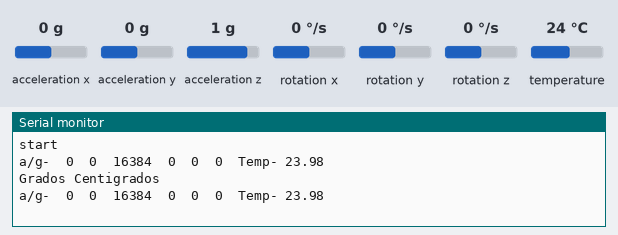
Simulated run of this sketch. Board: ESP8266 (NodeMCU). Parts: the last lines printed to the serial monitor. The test bench sets the inputs (shaded band); at power-on: acceleration x 0 g, acceleration y 0 g, acceleration z 1 g, rotation x 0 °/s, rotation y 0 °/s, rotation z 0 °/s, temperature 24 °C.

Above: at 2.7 s.
2.8 s: acceleration x set to -1.4 g
At 4.1 s:
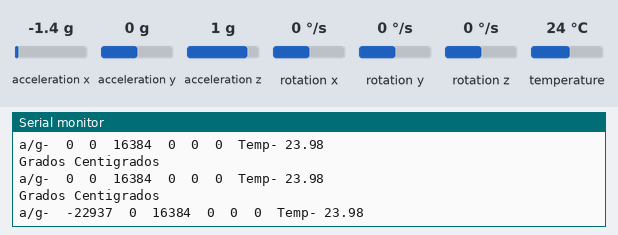
4.3 s: acceleration y set to -1.4 g
At 5.6 s:
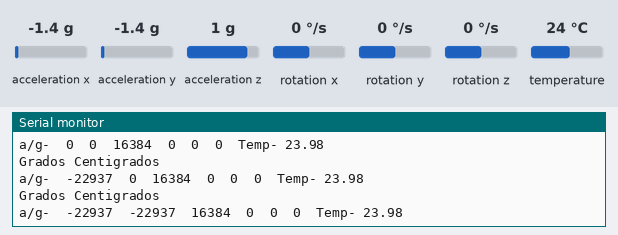
5.8 s: acceleration z set to -1.4 g
At 6.7 s:
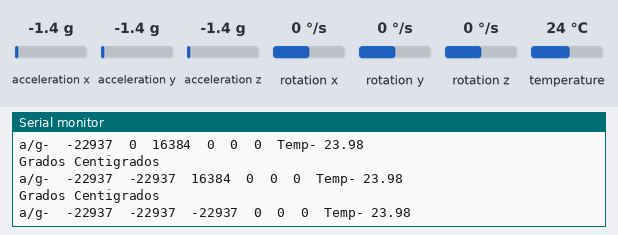
7.3 s: rotation x set to -192 °/s
At 8.6 s:
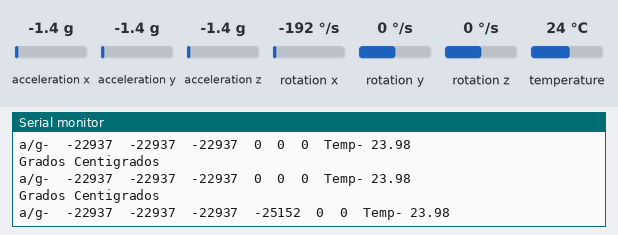
8.8 s: rotation y set to -192 °/s
At 9.7 s:
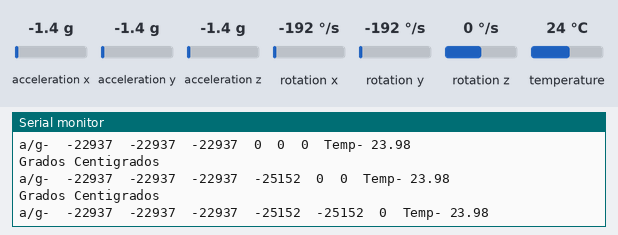

Measured:
- after the input at 2.8 s, the serial monitor: prints a new line after 0.92 s (image 1)
- after the input at 4.3 s, the serial monitor: prints a new line after 0.52 s (image 2)
- after the input at 5.8 s, the serial monitor: prints a new line after 0.12 s (image 3)
- after the input at 7.3 s, the serial monitor: prints a new line after 0.83 s (image 4)
- after the input at 8.8 s, the serial monitor: prints a new line after 0.44 s (image 5)

The sketch:

motionsensor.ino
```cpp
//#include <PubSubClient.h>

#include "Arduino.h"
#include "MPU6050.h"
#include "Wire.h"
#include "I2Cdev.h"
#include <UbidotsESPMQTT.h>

/****************************************
  Include Libraries
****************************************/
#include "UbidotsESPMQTT.h"
//#include <OneWire.h>
//#include <DallasTemperature.h>

/****************************************
  Define Constants and Instances
****************************************/
#define TOKEN "BBFF-MOKqBFugZOwNb0qigyN9NTji6iKQ5k" // Your Ubidots TOKEN
#define WIFINAME "T" // Your SSID
#define WIFIPASS "sahijwani" // Your Wifi Pass
#define MQTTCLIENTNAME "Tanish" // Your MQTT Client Name, it must be unique so we recommend to choose a random ASCCI name
Ubidots client(TOKEN, MQTTCLIENTNAME);

// Pin Definitions
void callback(char* topic, byte* payload, unsigned int length) {
  Serial.print("Message arrived [");
  Serial.print(topic);
  Serial.print("] ");
  for (int i = 0; i < length; i++) {
    Serial.print((char)payload[i]);
  }
  Serial.println();
}


// Global variables and defines
int16_t mpu6050Ax, mpu6050Ay, mpu6050Az;
int16_t mpu6050Gx, mpu6050Gy, mpu6050Gz;
// object initialization
MPU6050 mpu6050;


// define vars for testing menu
//const int timeout = 10000;       //define timeout of 10 sec
//char menuOption = 0;
//long time0;

// Setup the essentials for your circuit to work. It runs first every time your circuit is powered with electricity.
void setup()
{
  Serial.begin(9600);
  client.wifiConnection(WIFINAME, WIFIPASS);
  //sensors.begin();
 client.begin(callback);
    // Setup Serial which is useful for debugging
    // Use the Serial Monitor to view printed messages
    //Serial.begin(9600);
    //while (!Serial) ; // wait for serial port to connect. Needed for native USB
    Serial.println("start");

    Wire.begin();
    mpu6050.initialize();
    //menuOption = menu();

}

// Main logic of your circuit. It defines the interaction between the components you selected. After setup, it runs over and over again, in an eternal loop.
void loop()
{if (!client.connected()) {
    client.reconnect();
  }

  //sensors.requestMotion();


    //if(menuOption == '1') {
    // SparkFun MPU-6050 - Accelerometer and Gyro - Test Code
    mpu6050.getMotion6(&mpu6050Ax, &mpu6050Ay, &mpu6050Az, &mpu6050Gx, &mpu6050Gy, &mpu6050Gz);   //read accelerometer and gyroscope raw data in three axes
    double mpu6050Temp = ((double)mpu6050.getTemperature() + 12412.0) / 340.0;
    Serial.print("a/g-\t");
    Serial.print(mpu6050Ax); Serial.print("\t");
    Serial.print(mpu6050Ay); Serial.print("\t");
    Serial.print(mpu6050Az); Serial.print("\t");
    Serial.print(mpu6050Gx); Serial.print("\t");
    Serial.print(mpu6050Gy); Serial.print("\t");
    Serial.print(mpu6050Gz); Serial.print("\t");
    Serial.print(F("Temp- "));
    Serial.println(mpu6050Temp);
    delay(100);
client.add("motion123",mpu6050Ay);
  //Insert your variable Labels and the value to be sent
  delay(1000);
  Serial.println("Grados Centigrados");
  client.ubidotsPublish("control");
  client.loop();
    }

    //if (millis() - time0 > timeout)
    //{/
       // menuOption = menu();
    //}


// Menu function for selecting the components to be tested
// Follow serial monitor for instrcutions
/*char menu()
{

    //Serial.println(F("\nWhich component would you like to test?"));
    //Serial.println(F("(1) SparkFun MPU-6050 - Accelerometer and Gyro"));
///Serial.println(F("(menu) send anything else or press on board reset button\n"));
    while (!Serial.available());

    // Read data from serial monitor if received
    while (Serial.available())
    {
        char c = Serial.read();
        if (isAlphaNumeric(c))
        {

            if(c == '1')
          Serial.println(F("Now Testing SparkFun MPU-6050 - Accelerometer and Gyro"));
            else
            {
                Serial.println(F("illegal input!"));
                return 0;
            }
            time0 = millis();
            return c;
        }
    }
}
*/
```
